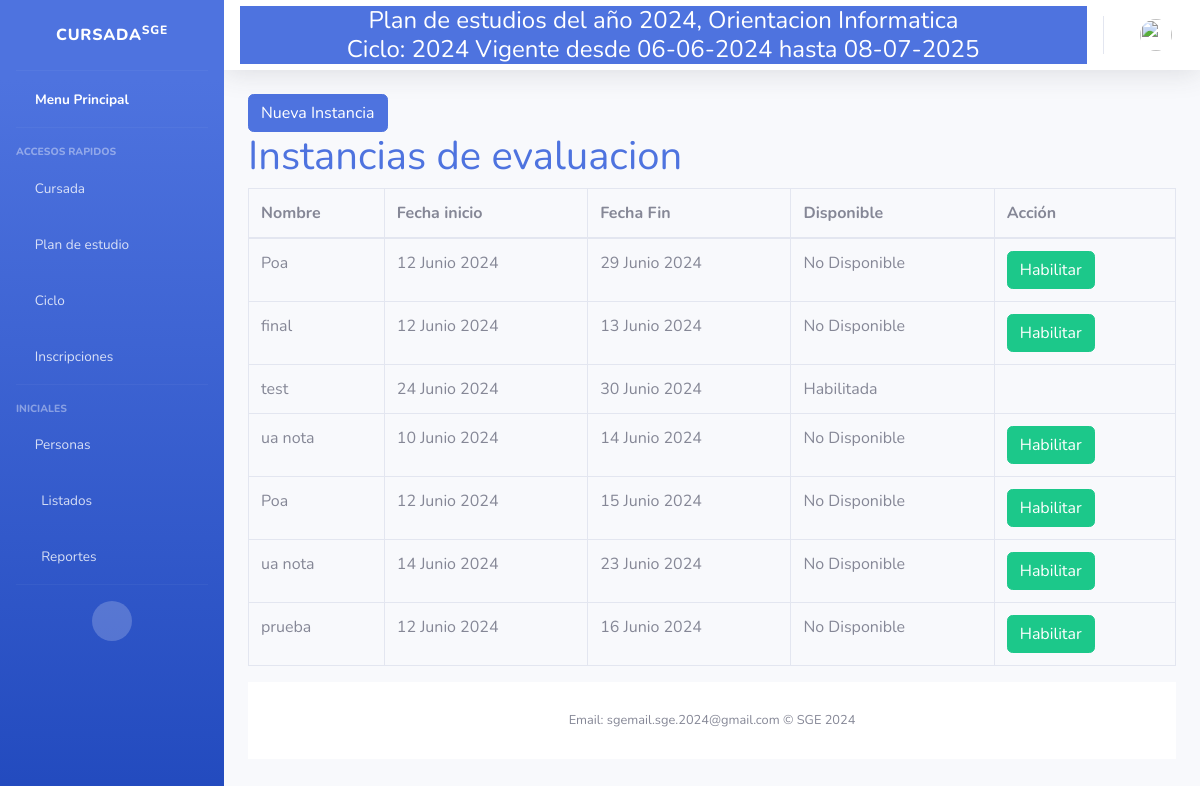
/Clases/verInstancias, run on the app's committed database.
### Core/models.py (models this page shows, shortened)
class PlanDeEstudios(models.Model):
    MAXCODIGO=20
    MAXANIO=4
    MAXORIENTACION= 50
    MAXNIVEL= 50
    MAXDESCRIPCION=50
    codigo= models.CharField(
        help_text="Ej: 123456",
        unique=True,
        max_length=MAXCODIGO,
        null=False,
        blank=False,
        error_messages={
            'blank': "El nombre es obligatorio"
        }
    )
    anio = models.CharField(
        help_text="Ej: 2024",
        unique=False,
        max_length=MAXANIO,
        null=True,
        blank=False,
        default= 1,
        error_messages={
            'blank': "el anio es obligatorio"
        }
    )
    orientacion = models.CharField(
        help_text="Ej: Profesorado de educacion primaria",
        unique=False,
        max_length=MAXORIENTACION,
        null=False,
        blank=False,
        primary_key=False,
        error_messages={
            'blank': "la orientacion es obligatoria"
        }
    )
    nivel = models.CharField(
        help_text="Ej: Primario",
        unique=False,
        max_length= MAXORIENTACION,
        null=False,
        blank=False,
        error_messages={
            'blank': "El nivel es obligatorio"
        }
    )
    descripcion = models.CharField(
        help_text="Ej: descripcion del plan de estudios",
        unique=False,
        max_length= MAXDESCRIPCION,
        null=False,
        blank=True,
    )
    esActual = models.BooleanField(
        default= True
    )
    implementado = models.BooleanField(
        default= False
    )
    cantidadAnios = models.PositiveIntegerField()
    def __str__(self):
        return "Plan de estudios del año {0}, Orientacion {1}".format(self.anio, self.orientacion)

class Ciclo (models.Model):
    anioCalendario = models.CharField(
        help_text="Ej: 2024",
        max_length=4,
        unique= True)
    fechaInicio = models.DateField(help_text="Ej: 16/02/2024",
                                   default=now)
    plan = models.ForeignKey(PlanDeEstudios, blank=False, on_delete=models.CASCADE)
    fechaFin = models.DateField(help_text="Ej: 28/11/2024",)
    esActual = models.BooleanField(
        default= True
    )
    def __str__(self):
        return "{0} Vigente desde {1} hasta {2}".format(self.anioCalendario,self.fechaInicio.strftime("%d-%m-%Y"), self.fechaFin.strftime("%d-%m-%Y"))

class Instancia(models.Model):
    ciclo = models.ForeignKey(Ciclo, on_delete=models.CASCADE)
    nombre = models.CharField(help_text="Ej: Nota Final"
                              ,max_length= 50)
    disponible = models.BooleanField(default = False)
    fecha_inicio = models.DateField(help_text="Ej: 16/02/2024",
                                   default=now)
    fecha_fin = models.DateField(help_text="Ej: 16/02/2024")

### Clases/views.py (the view)
class instancias_list(ListView):
    model = Instancia
    template_name = 'Calificacion/instancias.html'

### Clases/templates/Calificacion/instancias.html (shortened to what this page needs)
{% extends 'index.html' %}
{% load bootstrap5 %}
{% block content %}
    <div class="content">
        <a href="/Clases\altaInstancia">
            <button class="btn btn-primary">Nueva Instancia</button>
        </a>
        <h1><a href="#">Instancias de evaluacion</a></h1>
        <div class="hidden orden-listado">
            <div class="flex-md-column-reverse">
                <table class="table table-bordered table-hover">
                    <thead class="hidden orden-listado">
                        <tr class="table-hover">
                            <th>Nombre</th>
                            <th>Fecha inicio</th>
                            <th>Fecha Fin</th>
                            <th>Disponible</th>
                            <th>Acción</th>
                        </tr>
                    </thead>
                    <tbody>
                        {% block tabla %}
                            {% if object_list %}
                                {% for instancia in object_list %}
                                    <tr>
                                        <td>{{ instancia.nombre }}</td>
                                        <td>{{ instancia.fecha_inicio }}</td>
                                        <td>{{ instancia.fecha_fin }}</td>
                                        {% if instancia.disponible %}
                                            <td>Habilitada</td>
                                        {% else %}
                                        <td>No Disponible</td>
                                        {% endif %}
                                        <td>
                                            {% if not instancia.disponible %}
                                                <button class="btn btn-success btn-habilitar" data-instancia-id="{{ instancia.id }}" data-bs-toggle="modal" data-bs-target="#habilitarModal">Habilitar</button>
                                            {% endif %}
                                        </td>
                                    </tr>
                                {% endfor %}
                            {% else %}
                                <tr>
                                    <td colspan="5">NO HAY INSTANCIAS PARA LISTAR</td>
                                </tr>
                            {% endif %}
                        {% endblock tabla %}
                    </tbody>
                </table>
            </div>
        </div>
    </div>
{% endblock %}

### principal/templates/index.html (shortened to what this page needs)
<!DOCTYPE html>
<html lang="en">
<head>
    <link href="https://cdn.jsdelivr.net/npm/bootstrap@5.2.3/dist/css/bootstrap.min.css" rel="stylesheet">
    <link href= "{% static 'vendor/fontawesome-free/css/all.min.css' %}" rel="stylesheet" type="text/css">
    <link href="{% static 'css/sb-admin-2.min.css' %}" rel="stylesheet">
    {% load bootstrap5 %}
</head>
{% block sidebar %}
<body id="page-top">
    <div id="wrapper">
        <ul class="navbar-nav bg-gradient-primary sidebar sidebar-dark accordion" id="accordionSidebar">
            <a class="sidebar-brand d-flex align-items-center justify-content-center" href="/">
                <div class="sidebar-brand-text mx-3">Cursada<sup>SGE</sup></div>
            </a>
            <hr class="sidebar-divider my-0">
            <li class="nav-item active">
                <a class="nav-link" href="/">
                    <i class="fas fa-school "></i>
                    <span>Menu Principal</span></a>
            </li>
            <hr class="sidebar-divider">
            <div class="sidebar-heading">
                Accesos Rapidos
            </div>
            {% if request.hayCicloActivo %}
            <li class="nav-item">
                <a class="nav-link collapsed" href="#" data-toggle="collapse" data-target="#collapseTree"
                    aria-expanded="true" aria-controls="collapseTwo">
                    <i class="far fa-file"></i>
                    <span>Cursada</span>
                </a>
            </li>
            {% endif %}
            <li class="nav-item">
                <a class="nav-link collapsed" href="#" data-toggle="collapse" data-target="#collapseTwo"
                    aria-expanded="true" aria-controls="collapseTwo">
                    <i class="far fa-calendar-alt "></i>
                    <span>Plan de estudio</span>
                </a>
            </li>
            {% if request.hayPlan %}
            <li class="nav-item">
                <a class="nav-link collapsed" href="#" data-toggle="collapse" data-target="#collapseCiclo"
                    aria-expanded="true" aria-controls="collapseTwo">
                    <i class="fas fa-chalkboard-teacher"></i>
                    <span>Ciclo</span>
                </a>
            </li>
            {% endif %}
            {% if request.hayCicloActivo %}
            <li class="nav-item">
                <a class="nav-link collapsed" href="#" data-toggle="collapse" data-target="#collapseUtilities"
                    aria-expanded="true" aria-controls="collapseUtilities">
                    <i class="fas fa-user-check"></i>
                    <span>Inscripciones</span>
                </a>
            </li>
            {% endif %}
            <hr class="sidebar-divider">
            <div class="sidebar-heading">
                Iniciales
            </div>
            <li class="nav-item">
                <a class="nav-link collapsed" href="#" data-toggle="collapse" data-target="#collapsePages"
                    aria-expanded="true" aria-controls="collapsePages">
                    <i class="fas fa-user-graduate fa-folder"></i>
                    <span>Personas</span>
                </a>
            </li>
            <li class="nav-item">
                <a class="nav-link collapsed" href="#" data-toggle="collapse" data-target="#collapseList"
                    aria-expanded="true" aria-controls="collapsePages">
                    <i class="fas fa-fw fa-table"></i>
                    <span>Listados</span>
                </a>
            </li>
            <li class="nav-item">
                <a class="nav-link collapsed" href="#" data-toggle="collapse" data-target="#collapseRep"
                    aria-expanded="true" aria-controls="collapsePages">
                    <i class="fas fa-fw fa-chart-area"></i>
                    <span>Reportes</span>
                </a>
            </li>
            <hr class="sidebar-divider d-none d-md-block">
            <div class="text-center d-none d-md-inline">
                <button class="rounded-circle border-0" id="sidebarToggle"></button>
            </div>
            {% endblock sidebar %}
        </ul>
        <div id="content-wrapper" class="d-flex flex-column">
            <div id="content">
<nav class="navbar navbar-expand navbar-light bg-white topbar mb-4 static-top shadow">
    <div class="container input-group btn-primary d-flex flex-column">
        <h4 class="mb-0">{{request.plan}}</h4>
        <h4 class="mb-0">Ciclo: {{request.ciclo}}</h4>
    </div>
    <ul class="navbar-nav ml-auto">
        <li class="nav-item dropdown no-arrow">
            <a class="nav-link dropdown-toggle" href="#" id="userDropdown" role="button"
                data-toggle="dropdown" aria-haspopup="true" aria-expanded="false">
                <img class="img-profile rounded-circle" src="{% static 'img/undraw_profile.svg' %}">
            </a>
        </li>
    </ul>
</nav>
                <div class="container-fluid">
                {% block content %}{% endblock content %}
    {% block footer %}
    <footer class="sticky-footer bg-white">
        <div class="container my-auto">
            <div class="copyright text-center my-auto">
                <span>Email: sgemail.sge.2024@gmail.com &copy; SGE 2024</span>
            </div>
        </div>
    </footer>
    {% endblock footer %}
        </div>
</body>
</html>

### data on the page
PlanDeEstudios: plan "Plan de estudios del año 2024, Orientacion Informatica"
Ciclo: ciclo "2024 Vigente desde 06-06-2024 hasta 08-07-2025"
Instancia: nombre "Poa", fecha_inicio "12 Junio 2024", fecha_fin "29 Junio 2024", disponible "No Disponible"
Instancia: nombre "final", fecha_inicio "12 Junio 2024", fecha_fin "13 Junio 2024", disponible "No Disponible"
Instancia: nombre "test", fecha_inicio "24 Junio 2024", fecha_fin "30 Junio 2024", disponible "Habilitada"
Instancia: nombre "ua nota", fecha_inicio "10 Junio 2024", fecha_fin "14 Junio 2024", disponible "No Disponible"
Instancia: nombre "Poa", fecha_inicio "12 Junio 2024", fecha_fin "15 Junio 2024", disponible "No Disponible"
Instancia: nombre "ua nota", fecha_inicio "14 Junio 2024", fecha_fin "23 Junio 2024", disponible "No Disponible"
Instancia: nombre "prueba", fecha_inicio "12 Junio 2024", fecha_fin "16 Junio 2024", disponible "No Disponible"
